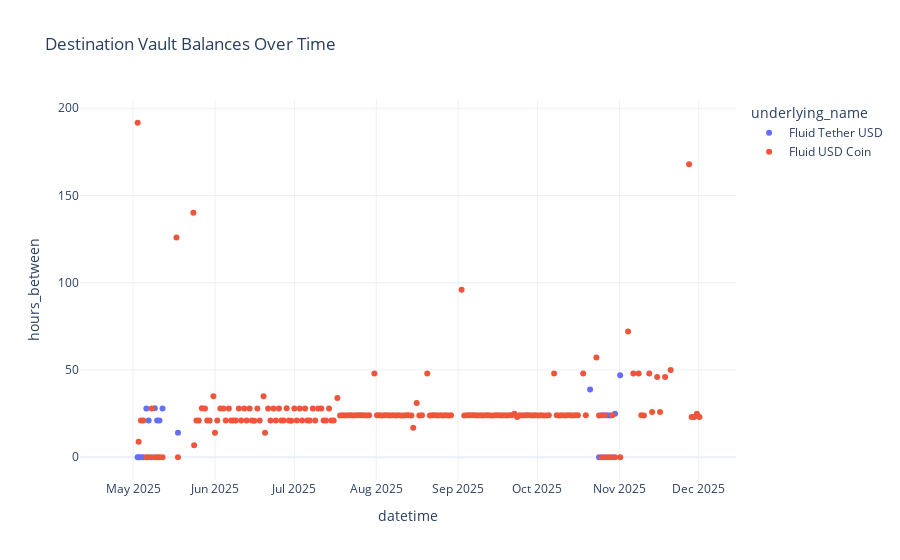

Source (notebook cell):
### Code cell
sub_df

### Figure 1 — Plotly figure (JSON) as saved in the notebook; plotly's stock layout.template omitted (floating-point values rounded to 4 significant figures; data arrays with more than 128 entries replaced by an {"elided": "..."} marker saying what was removed)
{"data": [{"hovertemplate": "underlying_name=Fluid Tether USD<br>datetime=%{x}<br>hours_between=%{y}<extra></extra>", "legendgroup": "Fluid Tether USD", "marker": {"color": "#636efa", "symbol": "circle"}, "mode": "markers", "name": "Fluid Tether USD", "orientation": "v", "showlegend": true, "type": "scatter", "x": ["2025-04-24T17:30:47+00:00", "2025-05-02T17:12:23+00:00", "2025-05-03T02:08:11+00:00", "2025-05-03T23:07:47+00:00", "2025-05-04T20:09:47+00:00", "2025-05-06T00:09:35+00:00", "2025-05-06T21:13:59+00:00", "2025-05-08T01:07:47+00:00", "2025-05-09T05:10:23+00:00", "2025-05-10T02:10:11+00:00", "2025-05-10T23:10:11+00:00", "2025-05-12T03:09:59+00:00", "2025-05-17T23:10:11+00:00", "2025-10-20T21:54:47+00:00", "2025-10-24T07:01:47+00:00", "2025-10-25T07:02:11+00:00", "2025-10-26T07:02:47+00:00", "2025-10-27T07:02:47+00:00", "2025-10-28T07:02:11+00:00", "2025-10-29T07:03:47+00:00", "2025-10-30T08:02:11+00:00", "2025-11-01T07:02:11+00:00"], "xaxis": "x", "y": [null, 0, 0, 0, 0, 28.0, 21.07, 0, 28.04, 21.0, 21, 28.0, 14.03, 38.87, 0, 24.01, 0, 24, 23.99, 0, 24.97, 47], "yaxis": "y"}, {"hovertemplate": "underlying_name=Fluid USD Coin<br>datetime=%{x}<br>hours_between=%{y}<extra></extra>", "legendgroup": "Fluid USD Coin", "marker": {"color": "#EF553B", "symbol": "circle"}, "mode": "markers", "name": "Fluid USD Coin", "orientation": "v", "showlegend": true, "type": "scatter", "x": {"elided": "181 str values"}, "xaxis": "x", "y": {"elided": "181 float values"}, "yaxis": "y"}], "layout": {"legend": {"title": {"text": "underlying_name"}, "tracegroupgap": 0}, "title": {"text": "Destination Vault Balances Over Time"}, "xaxis": {"anchor": "y", "domain": [0, 1], "title": {"text": "datetime"}}, "yaxis": {"anchor": "x", "domain": [0, 1], "title": {"text": "hours_between"}}}}
